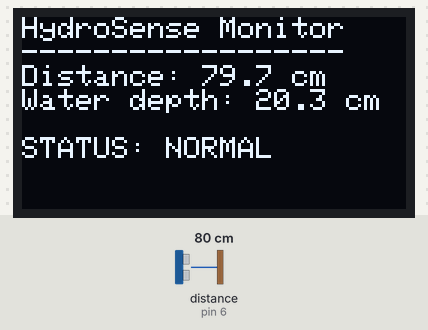
Simulated run of this sketch. Board: Arduino Uno, built with avr-gcc and run on an emulated ATmega328P. Parts: 128×64 one-colour display. Wiring (inferred from the names in the program): ultrasonic range finder: trigger pin 5; echo pin 6. Inputs (shaded band) come from the test bench; at power-on: distance to the obstacle (sensor on pin 6) 80 cm. The echo pulse lasts 58.3 µs per cm; what the sketch prints to the serial monitor is not drawn.

Above: at 2.7 s.
2.8 s: distance to the obstacle (sensor on pin 6) set to 2 cm
At 4.6 s:
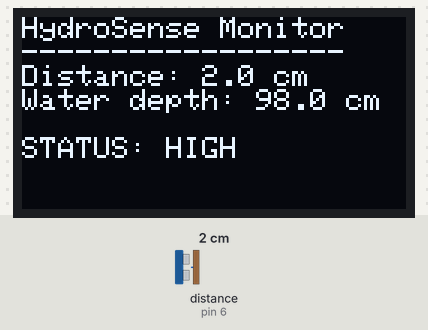
5.9 s: distance to the obstacle (sensor on pin 6) set to 60 cm
At 7.6 s:
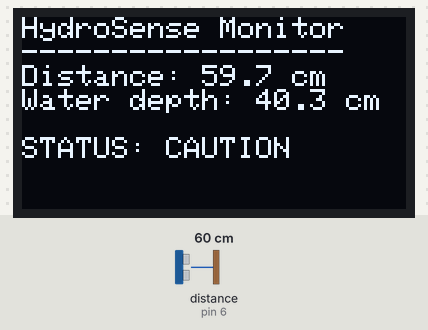
7.9 s: distance to the obstacle (sensor on pin 6) set to 120 cm
At 8.5 s:
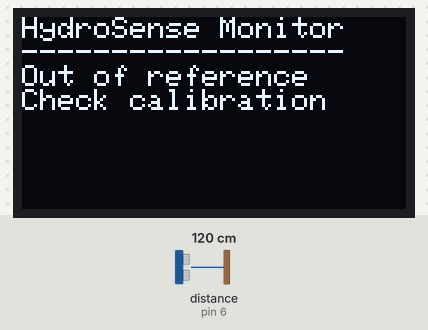
Timing chart, 0 to 10.9 s (numbered marks = the images above; inputs shaded):
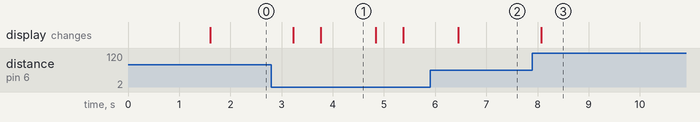

The sketch:

hydrosense_monitor.ino
```cpp
#include <Wire.h>
#include <Adafruit_GFX.h>
#include <Adafruit_SSD1306.h>

// HC-SR04 pins
const byte TRIG_PIN = 5;
const byte ECHO_PIN = 6;

// OLED configuration
#define SCREEN_WIDTH 128
#define SCREEN_HEIGHT 64
#define OLED_ADDRESS 0x3C

Adafruit_SSD1306 display(
  SCREEN_WIDTH, SCREEN_HEIGHT, &Wire, -1
);

// HydroSense calibration (centimetres)
const float REFERENCE_DEPTH_CM = 100.0;
const float CAUTION_DEPTH_CM = 30.0;
const float HIGH_DEPTH_CM = 60.0;

float readDistanceCm() {
  digitalWrite(TRIG_PIN, LOW);
  delayMicroseconds(3);

  digitalWrite(TRIG_PIN, HIGH);
  delayMicroseconds(10);
  digitalWrite(TRIG_PIN, LOW);

  unsigned long duration =
    pulseIn(ECHO_PIN, HIGH, 30000UL);

  if (duration == 0) {
    return -1.0;
  }

  return duration * 0.0343 / 2.0;
}

void setup() {
  Serial.begin(9600);

  pinMode(TRIG_PIN, OUTPUT);
  pinMode(ECHO_PIN, INPUT);
  digitalWrite(TRIG_PIN, LOW);

  Wire.begin();

  if (!display.begin(
        SSD1306_SWITCHCAPVCC, OLED_ADDRESS)) {
    Serial.println("OLED not detected!");
    while (true) {
      delay(1000);
    }
  }

  display.clearDisplay();
  display.setTextColor(SSD1306_WHITE);
  display.setTextSize(2);
  display.setCursor(0, 0);
  display.println("HydroSense");
  display.setTextSize(1);
  display.println("Starting...");
  display.display();

  delay(1500);
}

void loop() {
  float distance = readDistanceCm();

  display.clearDisplay();
  display.setTextColor(SSD1306_WHITE);
  display.setTextSize(1);
  display.setCursor(0, 0);

  display.println("HydroSense Monitor");
  display.println("------------------");

  if (distance < 0) {
    display.println("NO ECHO");
    display.println("Check sensor wiring");

    Serial.println("ERROR: No echo received");
  } else if (distance > REFERENCE_DEPTH_CM) {
    display.println("Out of reference");
    display.println("Check calibration");

    Serial.print("Distance: ");
    Serial.print(distance, 1);
    Serial.println(" cm - outside reference");
  } else {
    float depth = REFERENCE_DEPTH_CM - distance;

    const char* status;

    if (depth >= HIGH_DEPTH_CM) {
      status = "HIGH";
    } else if (depth >= CAUTION_DEPTH_CM) {
      status = "CAUTION";
    } else {
      status = "NORMAL";
    }

    display.print("Distance: ");
    display.print(distance, 1);
    display.println(" cm");

    display.print("Water depth: ");
    display.print(depth, 1);
    display.println(" cm");

    display.println();
    display.print("STATUS: ");
    display.println(status);

    Serial.print("Distance: ");
    Serial.print(distance, 1);
    Serial.print(" cm | Depth: ");
    Serial.print(depth, 1);
    Serial.print(" cm | Status: ");
    Serial.println(status);
  }

  display.display();
  delay(500);
}
```

Measured:
- after the input at 2.8 s, the display: first changes after 0.42 s (image 1 shows a later state)
- after the input at 5.9 s, the display: changes after 0.55 s (image 2)
- after the input at 7.9 s, the display: changes after 0.18 s (image 3)
- what the display in image 1 shows lasts 1.0 s, from 3.8 s to 4.8 s
